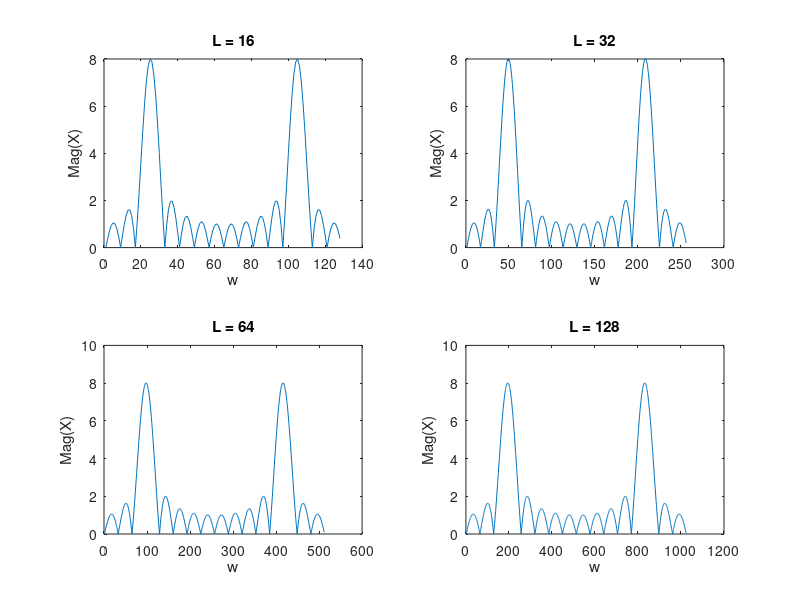

Recreate this plot in MATLAB.
clearvars

f0 = 12;
fs = 64;
L1 = 16;
L2 = 32;
L3 = 64;
L4 = 128;
n = 0:15;

x = cos((2*pi*f0*n)/fs);

X1 = fft(x, 8*L1);
X2 = fft(x, 8*L2);
X3 = fft(x, 8*L3);
X4 = fft(x, 8*L4);

figure;
subplot(2, 2, 1);
plot(abs(X1));
title("L = 16");
xlabel("w");
ylabel("Mag(X)");
subplot(2, 2, 2);
plot(abs(X2));
title("L = 32");
xlabel("w");
ylabel("Mag(X)");
subplot(2, 2, 3);
plot(abs(X3));
title("L = 64");
xlabel("w");
ylabel("Mag(X)");
subplot(2, 2, 4);
plot(abs(X4));
title("L = 128");
xlabel("w");
ylabel("Mag(X)");
